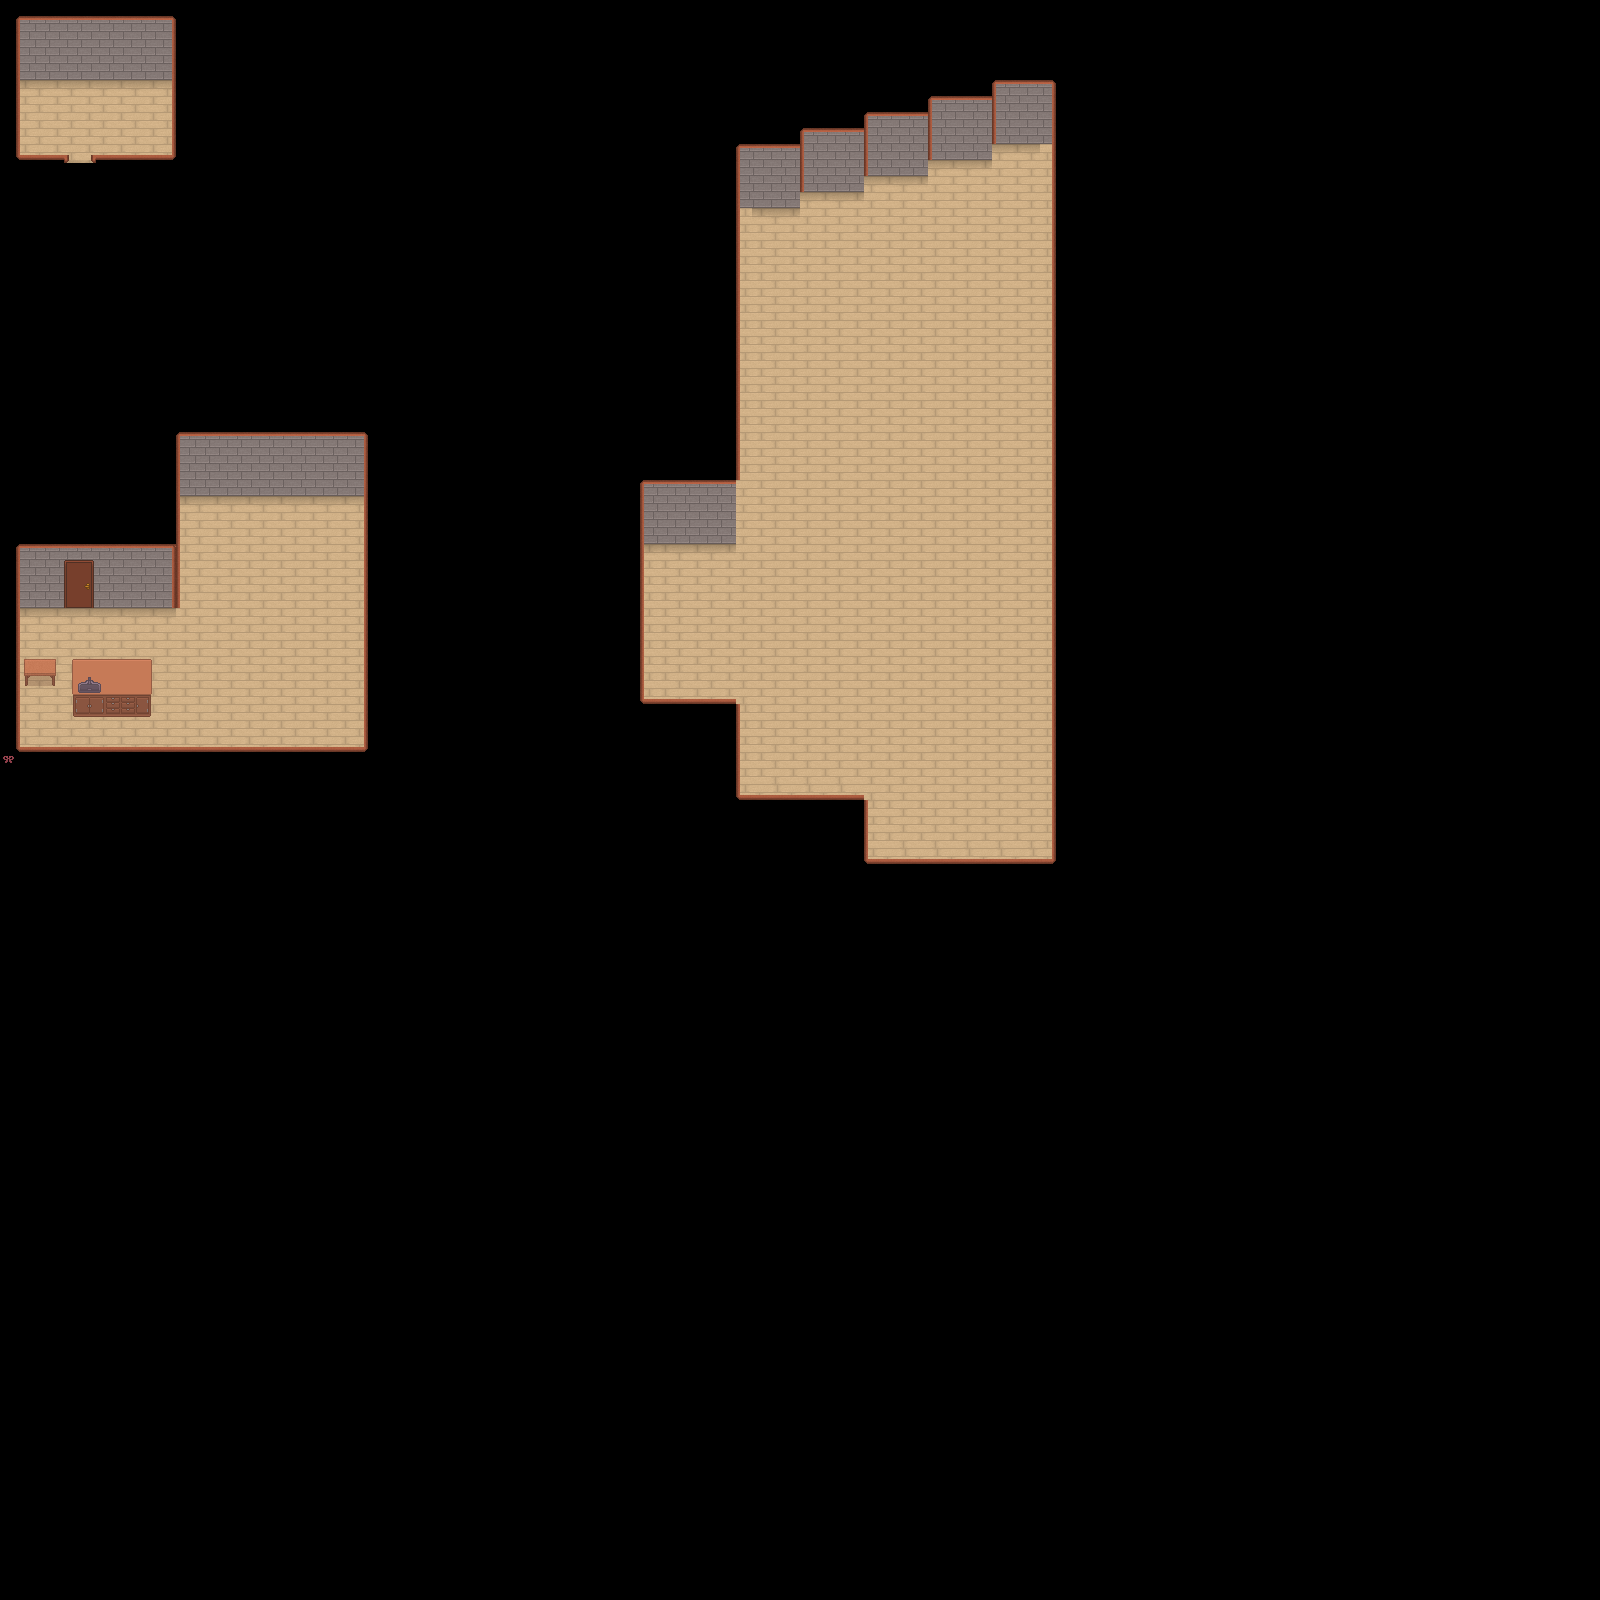

Tiled map render using the project's own tile images. Description and the map definition, with tile-layer contents summarised, below:
An orthogonal 100x100 tile map with 16x16 px tiles, 7 tile layers (Floors, Walls, DoorFrame, Props, ...), 1 hidden layer not drawn, 2 tilesets and 21 objects (GPU Station, VR Station).

<map version="1.10" tiledversion="1.11.2" orientation="orthogonal" renderorder="right-down" width="100" height="100" tilewidth="16" tileheight="16" infinite="0" nextlayerid="25" nextobjectid="41">
 <editorsettings>
  <export target="map.lua" format="lua" />
 </editorsettings>
 <tileset firstgid="1" name="mapset" tilewidth="16" tileheight="16" spacing="2" margin="2" tilecount="2420" columns="55">
  <image source="mapset.png" width="1000" height="800" />
 </tileset>
 <tileset firstgid="2421" name="props" tilewidth="16" tileheight="16" spacing="2" margin="2" tilecount="2420" columns="55">
  <image source="props.png" width="1000" height="800" />
 </tileset>
 <layer id="1" name="Floors" width="100" height="100">
  <data>[10000 cells, 1117 non-empty, 15 distinct tile ids]</data>
 </layer>
 <layer id="8" name="Walls" width="100" height="100">
  <data>[10000 cells, 345 non-empty, 30 distinct tile ids]</data>
 </layer>
 <layer id="4" name="DoorFrame" width="100" height="100">
  <data>[10000 cells, 6 non-empty, 6 distinct tile ids]</data>
 </layer>
 <layer id="22" name="Props" width="100" height="100">
  <data>[10000 cells, 31 non-empty, 31 distinct tile ids]</data>
 </layer>
 <group id="9" name="Doors">
  <group id="11" name="Door2">
   <layer id="12" name="DoorClosed" width="100" height="100">
    <data>[10000 cells, 0 non-empty, 0 distinct tile ids]</data>
   </layer>
   <layer id="13" name="DoorOpened" width="100" height="100">
    <data>[10000 cells, 0 non-empty, 0 distinct tile ids]</data>
   </layer>
  </group>
  <group id="18" name="Door1">
   <layer id="19" name="DoorClosed" width="100" height="100">
    <data>[10000 cells, 6 non-empty, 6 distinct tile ids]</data>
   </layer>
   <layer id="20" name="DoorOpened" width="100" height="100" visible="0">
    <data>[10000 cells, 8 non-empty, 8 distinct tile ids]</data>
   </layer>
  </group>
 </group>
 <objectgroup color="#39d34b" id="21" name="item-solids">
  <object id="23" x="24" y="676" width="32" height="10">
   <properties>
    <property name="collidable" type="bool" value="true" />
   </properties>
  </object>
  <object id="34" x="72" y="675" width="80" height="42">
   <properties>
    <property name="collidable" type="bool" value="true" />
   </properties>
  </object>
 </objectgroup>
 <objectgroup color="#ff1515" id="5" name="solid">
  <object id="8" x="16" y="16" width="160" height="64" />
  <object id="10" x="176" y="432" width="4" height="176" />
  <object id="11" x="17" y="747" width="351" height="5" />
  <object id="12" x="16" y="544" width="4" height="203" />
  <object id="18" x="16" y="540" width="160" height="68" />
  <object id="19" x="16" y="16" width="4" height="139" />
  <object id="20" x="172" y="16" width="4" height="139" />
  <object id="21" x="16" y="155" width="160" height="5" />
  <object id="24" x="364" y="432" width="4" height="315" />
  <object id="25" x="180" y="432" width="184" height="64" />
 </objectgroup>
 <objectgroup color="#203f88" id="6" name="doors">
  <object id="1" x="79" y="577" width="10" height="10">
   <properties>
    <property name="enabled" type="bool" value="true" />
    <property name="next" type="int" value="2" />
    <property name="node" type="int" value="1" />
   </properties>
  </object>
  <object id="22" x="800" y="784" width="10" height="10">
   <properties>
    <property name="enabled" type="bool" value="true" />
    <property name="next" type="int" value="1" />
    <property name="node" type="int" value="2" />
   </properties>
  </object>
 </objectgroup>
 <objectgroup color="#789cff" id="7" name="doors-exit">
  <object id="6" x="79" y="623" width="2" height="2">
   <properties>
    <property name="node" type="int" value="1" />
   </properties>
  </object>
  <object id="16" x="800" y="768" width="2" height="2">
   <properties>
    <property name="node" type="int" value="2" />
   </properties>
  </object>
 </objectgroup>
 <objectgroup id="24" name="misc-items">
  <object id="36" name="GPU Station" x="123" y="689" width="4" height="4" />
  <object id="37" name="VR Station" x="188" y="545" width="4" height="4" />
 </objectgroup>
 <objectgroup color="#75a9c5" id="23" name="locations">
  <object id="26" x="16" y="432" width="352" height="320">
   <properties>
    <property name="location" value="living_room" />
   </properties>
  </object>
  <object id="30" x="15" y="16" width="161" height="144">
   <properties>
    <property name="location" value="bedroom" />
   </properties>
  </object>
  <object id="40" x="640" y="64" width="432" height="800">
   <properties>
    <property name="location" value="tinkerspace" />
   </properties>
  </object>
 </objectgroup>
</map>